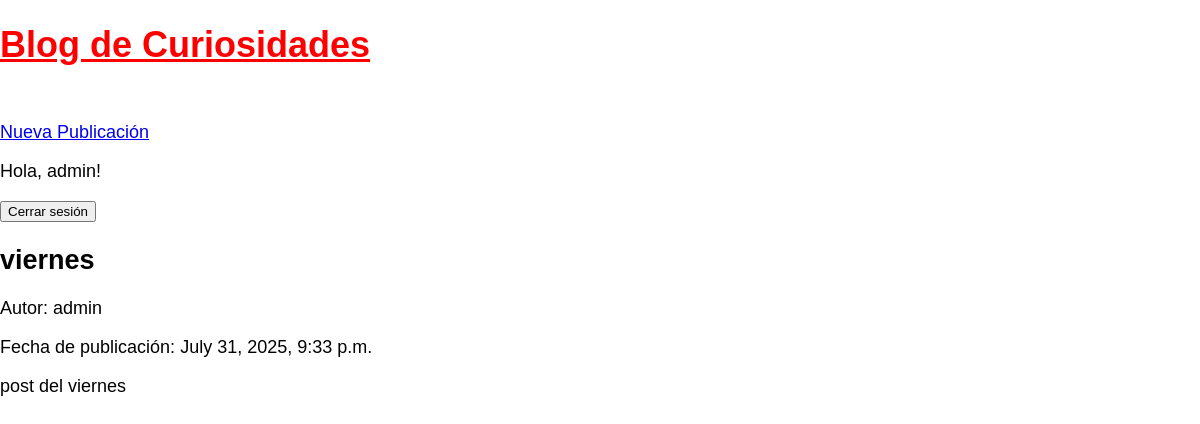
The app's page /post/5/ (signed in), older data.
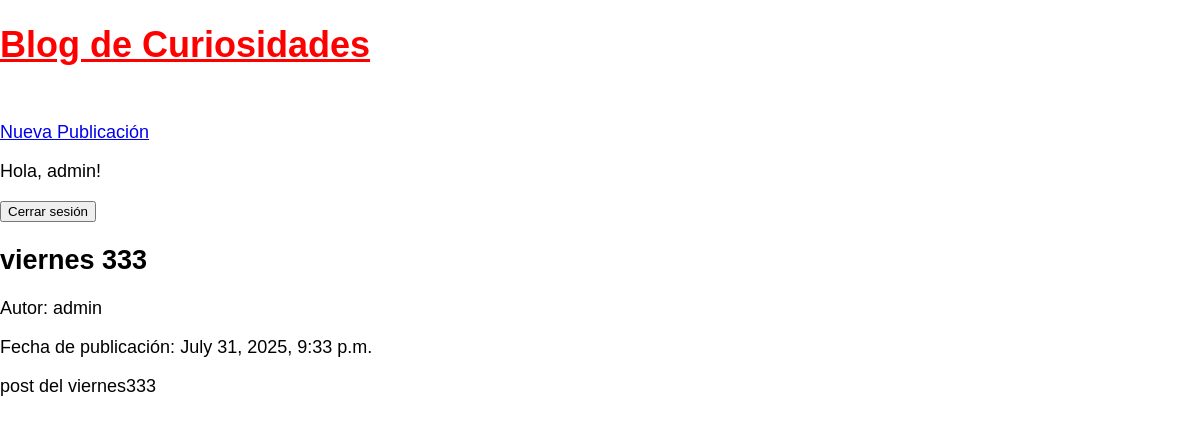
The same page, newer data.
### blog/models.py (models this page shows, shortened)
class Post(models.Model):
    title = models.CharField(max_length=200)
    content = models.TextField()
    author = models.ForeignKey('auth.User', on_delete=models.CASCADE)
    created_at = models.DateTimeField(auto_now_add=True)
    updated_at = models.DateTimeField(auto_now=True)

### blog/views.py (the view)
# urls.py: path('post/<int:pk>/', PostDetailView.as_view(), name='post_detail'),
class PostDetailView(LoginRequiredMixin, DetailView):
    model = Post
    template_name = 'post_detail.html'

### templates/post_detail.html (shortened to what this page needs)
{% extends "_base.html" %}
{% block content %}
    <h2>{{ post.title }}</h2>
    <p>Autor: {{ post.author }}</p>
    <p>Fecha de publicación: {{ post.created_at }}</p>
    <p>{{ post.content }}</p>
{% endblock content %}

Row changes from the older to the newer data that the page shows:
changed Post "admin": title "viernes" → "viernes 333"; content "post del viernes" → "post del viernes333"
